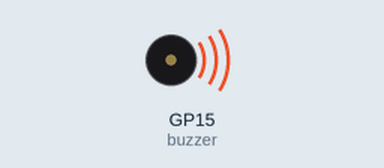
This program was run on a simulated Raspberry Pi Pico running MicroPython. Parts: buzzer (waves = sounding). At 1.0 s the program stops and its outputs stay as they are.

Above: at 0.1 s.
At 1.1 s:
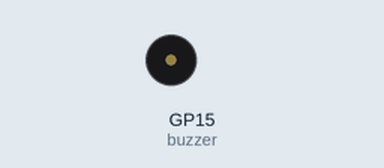
Timing chart, 0 to 2.5 s (numbered marks = the images above):
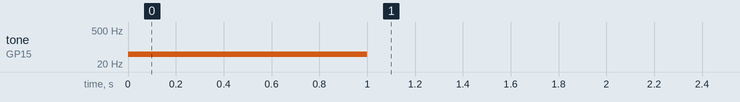

The program:

buzzStart.py
```python
from machine import Pin, PWM
from utime import sleep

# PWM is Pulse-width modulation (PWM)
# Pulse width modulation, allows you to give analogue behaviours to digital devices
# such as LEDs. This means that rather than an LED being simply on or off, you can
# control its brightness.
buzzer = PWM(Pin(15))

buzzer.freq(50) #Play a Frequency on the buzzer range (25-3500)
buzzer.duty_u16(200) #Think of this as volume range (0 - 4500)
sleep(1) #Sleep
buzzer.duty_u16(0) # turn it off
```

Measured:
- by itself, tone on GP15 (buzzer): silent → 50 Hz at 0.00 s, → silent 1.0 s later
